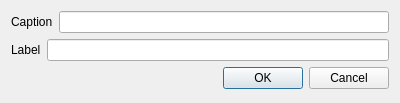
<?xml version="1.0" encoding="UTF-8"?>
<ui version="4.0">
 <class>LatexDialog</class>
 <widget class="QDialog" name="LatexDialog">
  <property name="geometry">
   <rect>
    <x>0</x>
    <y>0</y>
    <width>400</width>
    <height>103</height>
   </rect>
  </property>
  <property name="windowTitle">
   <string>Introduce the data of the table</string>
  </property>
  <layout class="QVBoxLayout" name="verticalLayout">
   <item>
    <layout class="QHBoxLayout" name="horizontalLayout">
     <item>
      <widget class="QLabel" name="label">
       <property name="text">
        <string>Caption</string>
       </property>
      </widget>
     </item>
     <item>
      <widget class="QLineEdit" name="caption_edit"/>
     </item>
    </layout>
   </item>
   <item>
    <layout class="QHBoxLayout" name="horizontalLayout_2">
     <item>
      <widget class="QLabel" name="label_2">
       <property name="text">
        <string>Label</string>
       </property>
      </widget>
     </item>
     <item>
      <widget class="QLineEdit" name="label_edit"/>
     </item>
    </layout>
   </item>
   <item>
    <widget class="QDialogButtonBox" name="buttonBox">
     <property name="orientation">
      <enum>Qt::Horizontal</enum>
     </property>
     <property name="standardButtons">
      <set>QDialogButtonBox::Cancel|QDialogButtonBox::Ok</set>
     </property>
    </widget>
   </item>
  </layout>
 </widget>
 <resources/>
 <connections>
  <connection>
   <sender>buttonBox</sender>
   <signal>accepted()</signal>
   <receiver>LatexDialog</receiver>
   <slot>accept()</slot>
   <hints>
    <hint type="sourcelabel">
     <x>248</x>
     <y>254</y>
    </hint>
    <hint type="destinationlabel">
     <x>157</x>
     <y>274</y>
    </hint>
   </hints>
  </connection>
  <connection>
   <sender>buttonBox</sender>
   <signal>rejected()</signal>
   <receiver>LatexDialog</receiver>
   <slot>reject()</slot>
   <hints>
    <hint type="sourcelabel">
     <x>316</x>
     <y>260</y>
    </hint>
    <hint type="destinationlabel">
     <x>286</x>
     <y>274</y>
    </hint>
   </hints>
  </connection>
 </connections>
</ui>
